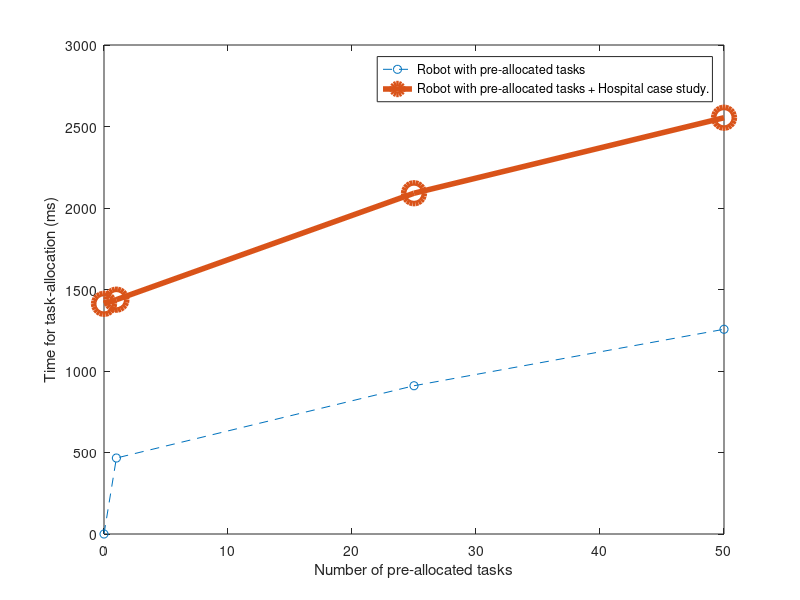

Write the MATLAB code that produced this figure. (Note: this script raises an error after producing the figure.)
%Times to get (only one possible) allocation for
%1,25 or 50 preallocated tasks to robot r6
allocTasks0=[0,0,0,0];
allocTasks1=[458,476,470,461,466];
allocTasks25=[898,919,915,907,909];
allocTasks50=[1276,1253,1251,1244,1256];

%Times to get 10 allocations for:
%1, 25 or 50 preallocated tasks to robot r6 + tasks and robots in the Hospital scenario
hospAllocTasks50=[2565,2525,2538,2605,2536];
hospAllocTasks25=[1974,2078,2202,2109,2090];
hospAllocTasks1=[1397,1534,1439,1381,1437];
hospAllocTasks0=[1383,1529,1333,1403,1412];

%% Get mean values
%num of allocated tasks
x = [0,1,25,50];
%time preallocated
a_time = [mean(allocTasks0), mean(allocTasks1), mean(allocTasks25), mean(allocTasks50)];
%time hospital + preallocated
ha_time = [mean(hospAllocTasks0), mean(hospAllocTasks1), mean(hospAllocTasks25), mean(hospAllocTasks50)];

% Note: Deviation to small to notice, so not used   %https://kakearney.github.io/2016/06/10/boundedline.html
% e = [std(allocTasks0), std(allocTasks1), std(allocTasks25), std(allocTasks50)] %error = std. deviation


%% Plot
plot(x,a_time,'--o',x,ha_time,'-o','LineWidth',4,'MarkerSize',15)%,x,y3,'c*')
ylabel('Time for task-allocation (ms)')
xlabel('Number of pre-allocated tasks')
legend({'Robot with pre-allocated tasks','Robot with pre-allocated tasks + Hospital case study.'})
fontsize(gcf,scale=2)
hold on
%% Getting slope of lines -- results from polifyt = [a,b], meaning coefficients: (ax + b)
%removing 0 tasks
x = [1,25,50];
a_time = [mean(allocTasks1), mean(allocTasks25), mean(allocTasks50)];
%time hospital + preallocated
ha_time = [mean(hospAllocTasks1), mean(hospAllocTasks25), mean(hospAllocTasks50)];

fprintf("Line for pre-allocated tasks")
polyfit(x,a_time,1)

fprintf("Line for pre-allocated tasks + Hospital")
polyfit(x,ha_time,1)

% from polyfit results, plot lines:
a1=16.10; a2=469.33;
 x= linspace(0,50, 5); % Adapt n for resolution of graph
 y= a1*x+a2;
 plot(x,y,'g')
hold on


a1=22.80; a2=1451.10;
 x= linspace(0,50, 5); % Adapt n for resolution of graph
 y= a1*x+a2;
 plot(x,y,'g')
hold on

hold off